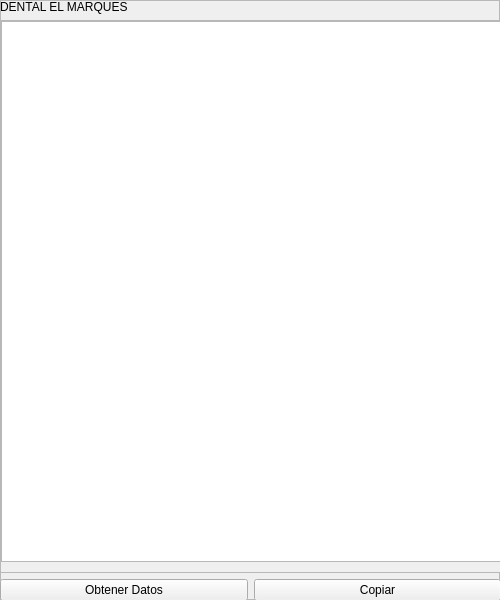
<?xml version="1.0" encoding="UTF-8"?>
<ui version="4.0">
 <class>Form</class>
 <widget class="QWidget" name="Form">
  <property name="geometry">
   <rect>
    <x>0</x>
    <y>0</y>
    <width>500</width>
    <height>600</height>
   </rect>
  </property>
  <property name="maximumSize">
   <size>
    <width>500</width>
    <height>600</height>
   </size>
  </property>
  <property name="windowTitle">
   <string>Form</string>
  </property>
  <widget class="QFrame" name="frame">
   <property name="geometry">
    <rect>
     <x>0</x>
     <y>0</y>
     <width>500</width>
     <height>600</height>
    </rect>
   </property>
   <property name="minimumSize">
    <size>
     <width>500</width>
     <height>600</height>
    </size>
   </property>
   <property name="maximumSize">
    <size>
     <width>500</width>
     <height>600</height>
    </size>
   </property>
   <property name="frameShape">
    <enum>QFrame::StyledPanel</enum>
   </property>
   <property name="frameShadow">
    <enum>QFrame::Raised</enum>
   </property>
   <widget class="QWidget" name="verticalLayoutWidget">
    <property name="geometry">
     <rect>
      <x>0</x>
      <y>0</y>
      <width>501</width>
      <height>601</height>
     </rect>
    </property>
    <layout class="QVBoxLayout" name="verticalLayout">
     <item>
      <widget class="QLabel" name="label">
       <property name="text">
        <string>DENTAL EL MARQUES</string>
       </property>
      </widget>
     </item>
     <item>
      <widget class="QScrollArea" name="scrollArea">
       <property name="widgetResizable">
        <bool>true</bool>
       </property>
       <widget class="QWidget" name="scrollAreaWidgetContents_3">
        <property name="geometry">
         <rect>
          <x>0</x>
          <y>0</y>
          <width>497</width>
          <height>541</height>
         </rect>
        </property>
        <widget class="QTextEdit" name="textEdit">
         <property name="geometry">
          <rect>
           <x>0</x>
           <y>0</y>
           <width>501</width>
           <height>541</height>
          </rect>
         </property>
         <property name="html">
          <string>&lt;!DOCTYPE HTML PUBLIC &quot;-//W3C//DTD HTML 4.0//EN&quot; &quot;http://www.w3.org/TR/REC-html40/strict.dtd&quot;&gt;
&lt;html&gt;&lt;head&gt;&lt;meta name=&quot;qrichtext&quot; content=&quot;1&quot; /&gt;&lt;meta charset=&quot;utf-8&quot; /&gt;&lt;style type=&quot;text/css&quot;&gt;
p, li { white-space: pre-wrap; }
&lt;/style&gt;&lt;/head&gt;&lt;body style=&quot; font-family:'Segoe UI'; font-size:9pt; font-weight:400; font-style:normal;&quot;&gt;
&lt;p style=&quot;-qt-paragraph-type:empty; margin-top:0px; margin-bottom:0px; margin-left:0px; margin-right:0px; -qt-block-indent:0; text-indent:0px;&quot;&gt;&lt;br /&gt;&lt;/p&gt;&lt;/body&gt;&lt;/html&gt;</string>
         </property>
        </widget>
       </widget>
      </widget>
     </item>
     <item>
      <layout class="QHBoxLayout" name="horizontalLayout">
       <item>
        <layout class="QHBoxLayout" name="horizontalLayout_2">
         <item>
          <widget class="QPushButton" name="pushButton_2">
           <property name="text">
            <string>Obtener Datos</string>
           </property>
          </widget>
         </item>
         <item>
          <widget class="QPushButton" name="pushButton">
           <property name="text">
            <string>Copiar</string>
           </property>
          </widget>
         </item>
        </layout>
       </item>
      </layout>
     </item>
    </layout>
   </widget>
  </widget>
 </widget>
 <resources/>
 <connections/>
</ui>
